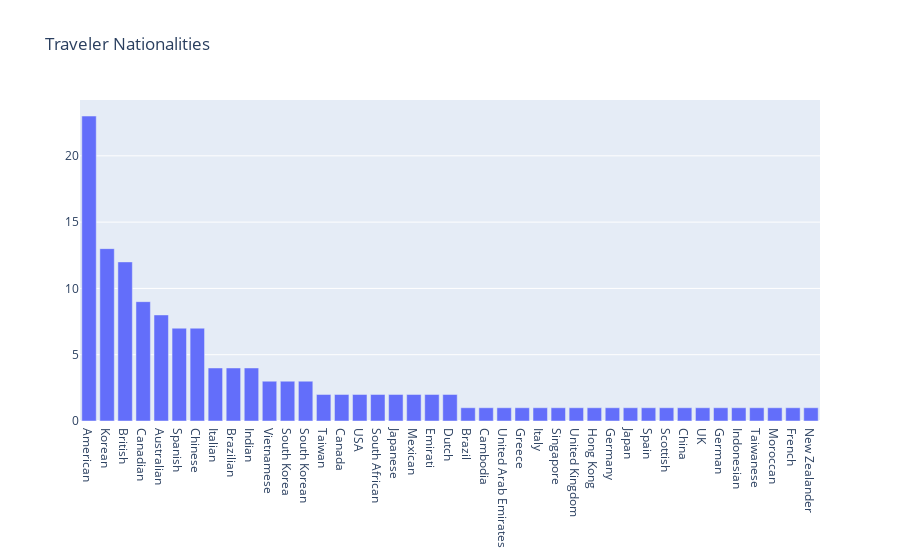

Notebook cell for this chart:
### Code cell
import plotly.graph_objects as go

nationalities = df['Traveler nationality'].value_counts()

fig = go.Figure(data=[go.Bar(x=nationalities.index, y=nationalities.values)])

fig.update_layout(title='Traveler Nationalities')

fig.show()

### Figure 1 — Plotly figure (JSON) as saved in the notebook; plotly's stock layout.template omitted (floating-point values rounded to 4 significant figures)
{"data": [{"type": "bar", "x": ["American", "Korean", "British", "Canadian", "Australian", "Spanish", "Chinese", "Italian", "Brazilian", "Indian", "Vietnamese", "South Korea", "South Korean", "Taiwan", "Canada", "USA", "South African", "Japanese", "Mexican", "Emirati", "Dutch", "Brazil", "Cambodia", "United Arab Emirates", "Greece", "Italy", "Singapore", "United Kingdom", "Hong Kong", "Germany", "Japan", "Spain", "Scottish", "China", "UK", "German", "Indonesian", "Taiwanese", "Moroccan", "French", "New Zealander"], "y": [23, 13, 12, 9, 8, 7, 7, 4, 4, 4, 3, 3, 3, 2, 2, 2, 2, 2, 2, 2, 2, 1, 1, 1, 1, 1, 1, 1, 1, 1, 1, 1, 1, 1, 1, 1, 1, 1, 1, 1, 1]}], "layout": {"title": {"text": "Traveler Nationalities"}}}
